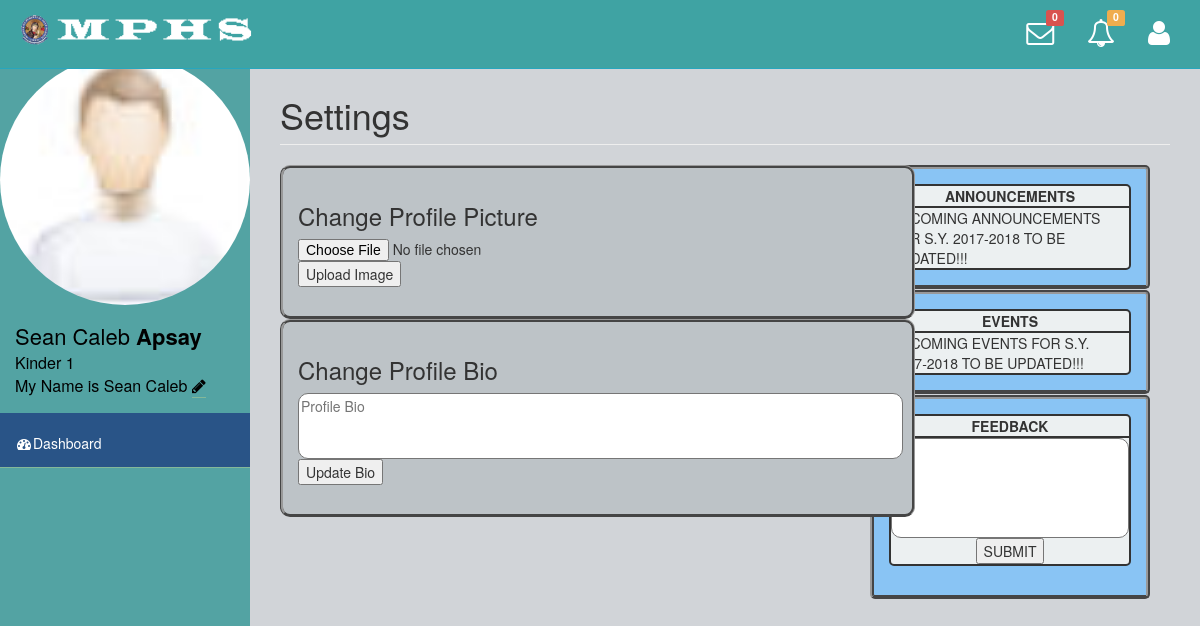
Page /Student/user_settings.php (signed in) on the committed database.
### tables this page shows
CREATE TABLE `stud_grade_tbl` (
  `sgid` int(3) NOT NULL AUTO_INCREMENT,
  `id` int(3) unsigned zerofill NOT NULL DEFAULT '007',
  `grade_id` int(3) unsigned zerofill NOT NULL,
  `id2` int(3) unsigned zerofill NOT NULL DEFAULT '001',
  `stud_id` int(3) unsigned zerofill NOT NULL,
  `id3` int(3) unsigned zerofill NOT NULL DEFAULT '006',
  `section_id` int(3) unsigned zerofill NOT NULL,
  `last_name` varchar(50) NOT NULL,
  `first_name` varchar(50) NOT NULL,
  `user_name` varchar(50) NOT NULL,
  `user_email` varchar(50) NOT NULL DEFAULT 'student@yahoo.com',
  `user_pass` varchar(50) NOT NULL DEFAULT 'e99a18c428cb38d5f260853678922e03',
  `dec_pass` varchar(50) NOT NULL DEFAULT 'abc123',
  `user_bio` varchar(255) NOT NULL,
  `user_pic` varchar(255) NOT NULL DEFAULT 'user.jpg',
  `date` date NOT NULL,
  `time` time NOT NULL,
  `hr` varchar(2) NOT NULL,
  `date2` date NOT NULL,
  `time2` time NOT NULL,
  `hr2` varchar(2) NOT NULL,
  PRIMARY KEY (`sgid`,`user_name`,`user_email`)
);

CREATE TABLE `section_tbl` (
  `secid` int(50) NOT NULL AUTO_INCREMENT,
  `id3` int(3) unsigned zerofill NOT NULL DEFAULT '006',
  `section_id` int(3) unsigned zerofill NOT NULL,
  `section` varchar(50) NOT NULL,
  PRIMARY KEY (`secid`)
);

CREATE TABLE `announcements` (
  `ann_id` int(255) NOT NULL AUTO_INCREMENT,
  `Announcement` varchar(1000) NOT NULL,
  `Events` varchar(1000) NOT NULL,
  PRIMARY KEY (`ann_id`)
);

### Student/user_settings.php (the view, shortened to what this page needs)
<?php
include('check.php');
?>
<!DOCTYPE html>
<html>
<head>
	<?php include('link.php'); ?>
</head>
<body>
    <div id="wrapper">
        <nav class="navbar navbar-default navbar-fixed-top" role="navigation" id="navbar">
            <div class="navbar-header">
                <a class="navbar-brand" href="index.php"><img src="../images/ico/android-icon-48x48.png" alt="logo"><img src="../images/logo.png" alt="logo"></a>
            </div>
            <ul class="nav navbar-top-links navbar-right">
                <li class="dropdown">
                    <a class="dropdown-toggle" data-toggle="dropdown" href="#">
                    <?php
                    $msg = 0;
                    if($msg >= 1){
                    ?>
                        <span class="top-label label label-danger"><?php echo $msg; ?></span><i class="fa fa-envelope fa-2x"></i>
                    <?php
                    } else {
                    ?>
                        <span class="top-label label label-danger"><?php echo $msg; ?></span><i class="fa fa-envelope-o fa-2x"></i>
                    <?php
                    }
                    ?>
                    </a>
                </li>
                <li class="dropdown">
                    <a class="dropdown-toggle" data-toggle="dropdown" href="#">
                    <?php
                    $notif = 0;
                    if($notif >= 1){
                    ?>
                        <span class="top-label label label-warning"><?php echo $notif; ?></span>  <i class="fa fa-bell fa-2x"></i>
                    </a>
                    <?php
                    } else {
                    ?>
                        <span class="top-label label label-warning"><?php echo $notif; ?></span>  <i class="fa fa-bell-o fa-2x"></i>
                    <?php
                    }
                    ?>
                    </a>
                </li>
                <li class="dropdown">
                    <a class="dropdown-toggle" data-toggle="dropdown" href="#">
                        <i class="fa fa-user fa-2x"></i>
                    </a>
                </li>
            </ul>
        </nav>
        <nav class="navbar-default navbar-static-side" role="navigation">
            <div class="sidebar-collapse">
                <ul class="nav" id="side-menu">
                    <li>
                        <div class="user-section">
						<?php
							$sql = "SELECT * FROM stud_grade_tbl where user_email='".$_SESSION["user_email"]."'";
							$result = $conn->query($sql);
								if ($result->num_rows > 0) {
									while($row = $result->fetch_assoc())
									{
										?>
										<img src="../uploads/<?php echo $row['user_pic'];?>" alt="" width=250 height=250 style="border-radius: 50%;"/>
										<?php
									}
								}
							?>
                            <div class="user-info">
							<div><?php
								$sql = "SELECT a.last_name,a.first_name,a.user_bio,b.section FROM stud_grade_tbl AS a INNER JOIN section_tbl AS b WHERE b.section_id=a.section_id && a.user_email='".$_SESSION["user_email"]."'";
								$result = $conn->query($sql);
								if ($result->num_rows > 0) {
									while($row = $result->fetch_assoc())
									{
									echo $row['first_name'];
									echo "<strong>".$row['last_name']."</strong>";
									echo "<br>";
									echo "<font size=3>";
									echo $row['section'];
									echo "<br>";
									echo $row['user_bio'];
									?>
									<a href="user_settings.php">
									<font color=black>
										<i class="fa fa-pencil"></i>
									</font>
									</a>
									<?php
									echo "</font>";
									}
								}
							?></div>
                            </div>
                        </div>
                    </li>
                    <li>
                        <a href="index.php"><i class="fa fa-dashboard fa-fw"></i>Dashboard</a>
                    </li>
                </ul>
            </div>
        </nav>
        <div id="page-wrapper">
            <div class="row">
				<div class="col-lg-12">
                    <h1 class="page-header">Settings</h1>
                </div>
            </div>
                <div class="sidepost panel-body sp1-1">
                    <div class="sp1-2">
                        <center><b>ANNOUNCEMENTS</b></center>
                    </div>
                    <div class="sp1-3">
                        <?php
                        $query=mysqli_query($conn,"SELECT Announcement FROM announcements");
                        while($row=mysqli_fetch_array($query)){
                            echo $row['Announcement'];
                        }
                        ?>
                    </div>
                </div>
                <div class="sidepost2 panel-body sp1-1">
                    <div class="sp1-2">
                        <center><b>EVENTS</b></center>
                    </div>
                    <div class="sp1-3">
                        <?php
                        $query=mysqli_query($conn,"SELECT Events FROM announcements");
                        while($row=mysqli_fetch_array($query)){
                            echo $row['Events'];
                        }
                        ?>
                    </div>
                </div>
                <div class="sidepost3 panel-body sp1-1">
                    <form method="post">
                    <div class="sp1-2">
                        <center><b>FEEDBACK</b></center>
                    </div>
                    <div class="sp1-3">
                        <textarea class="txtfeedback" name="feedback" id="feedback" onkeyup="textFeedbackAdjust(this)"></textarea>
                        <br>
                        <center><button name="sendfeedback">SUBMIT</button></center>
                    </div>
                    </form>
                </div>
            <div class="posts">
            <div class="row">
                <div class="col-lg-8">
                <div class="panel-body post">
				<h3> Change Profile Picture </h3>
				<form id="form" method="post" enctype="multipart/form-data">
					<input type="file" name="file" />
					<input type="submit" name="submit" id="submit" onClick="myFunction()" value="Upload Image"/>
				</form>
                </div>
                <div class="panel-body post">
				<h3> Change Profile Bio </h3>
				<form id="form" action="change_bio.php" method="post">
				<textarea rows="3" cols="80" placeholder="Profile Bio" id="ubio" name="ubio"></textarea>
				<br>
				<input type="submit" name="submit" id="submit" value="Update Bio">
				</form>
                </div>
                </div>
            </div>
        </div>
    </div>
</body>
</html>

### assets/css/style.css (style rules this page uses)
body { background-color: #f8f8f8; }
#wrapper { width: 100%; margin-top: 55px!important; background-color:#53a3a3; }
#page-wrapper { padding: 0 15px; min-height: 568px; background-color:rgb(209, 212, 216); }
.navbar-static-side ul li { background-color:#295487; !important; }
.navbar-top-links li { display: inline-block; }
.navbar-top-links li:last-child { margin-right: 15px; }
.navbar-top-links li a { padding: 20px; min-height: 50px; }
@media (min-width:768px) { .navbar-static-side { z-index: 1; position: absolute; width: 250px; } }

### assets/css/main-style.css (style rules this page uses)
.user-info { display: block; color:#000!important; display: inline-block; padding: 15px; margin-bottom: 0px }
.navbar-top-links > li > a { color: #FFFFFF; }
.nav > li > a { padding: 20px 15px; }
#side-menu { background-color:#04B173; }
#side-menu a { color:#fff; border-bottom: 1px solid #84B899 !important; height: 55px; }
#navbar { background-color:rgb(63, 163, 163); }
.navbar-brand { padding-left:20px; }
.navbar-brand img { height:30px; }
.top-label { position: absolute; top: 50%; right: 50%; margin-top: -24px; margin-right: -24px; }
.navbar-default { border-color: #27A6BE; }
@media (min-width:768px) { #page-wrapper { position: inherit; margin: 0 0 0 250px; padding: 0 30px; min-height: 1000px; } }

### Student/link.php (style rules this page uses)
.user-section { font-size:22px; background-color:rgb(83, 163, 163); }
.post { width: 635px; border-style: ridge groove outset; border-radius: 10px; background-color: #bdc3c7; border-color: #999; }
.sidepost { right: 0; margin-right: 50px; position: absolute; }
.sidepost2 { right: 0; position: absolute; margin-top: 125px; margin-right: 50px; }
.sidepost3 { right: 0; position: absolute; margin-top: 230px; margin-right: 50px; }
div.sp1-1 { width: 280px; border: 4px; border-style: groove ridge outset; border-radius: 5px; background-color: #89C4F4; border-color: #999; }
.sp1-2 { border-left: 2px solid; border-right: 2px solid; border-top: 2px solid; border-bottom: 1px solid; border-top-left-radius: 5px; border-top-right-radius: 5px; background-color: #ecf0f1; }
.sp1-3 { border-left: 2px solid; border-right: 2px solid; border-top: 1px solid; border-bottom: 2px solid; border-bottom-left-radius: 5px; border-bottom-right-radius: 5px; background-color: #ecf0f1; }
.txtfeedback { overflow:hidden; height: 100px; font-size:14px; width: 238px; resize: none; outline: none; }

### Student/user_settings.php (style rules this page uses)
textarea { overflow:hidden; font-size:14px; border-radius:10px; resize: none; }

### rows in the picture
stud_grade_tbl: user_pic (placeholder picture), first_name "Sean Caleb", last_name "Apsay", section_tbl.section "Kinder 1", user_bio "My Name is Sean Caleb"
announcements: Announcement "UPCOMING ANNOUNCEMENTS FOR S.Y. 2017-2018 TO BE UPDATED!!!", Events "UPCOMING EVENTS FOR S.Y. 2017-2018 TO BE UPDATED!!!"

### other values in the picture
$msg "0"
$notif "0"
